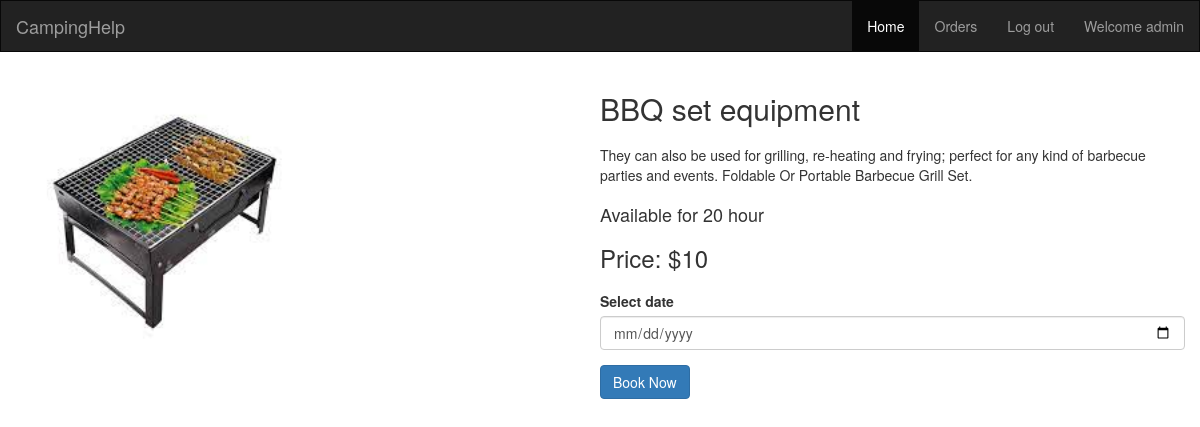
The app's page /view/product.php?id=2 (signed in) with its own data.
### tables this page shows
CREATE TABLE `products` (
  `id` int(11) NOT NULL,
  `name` varchar(100) NOT NULL,
  `description` varchar(500) NOT NULL,
  `price` int(20) NOT NULL,
  `available_time` varchar(20) NOT NULL,
  `availability` varchar(20) NOT NULL,
  `image` varchar(100) NOT NULL
);

### model/productModel.php (called while the page is built, shortened)
<?php
	function getProductById($id){
		$conn = getConnection();
		$sql = "select * from products where id='{$id}'";
		$result = mysqli_query($conn, $sql);
		$row = mysqli_fetch_assoc($result);
		return $row;
	}
?>

### view/product.php (the view, shortened to what this page needs)
<?php
    require_once "../model/productModel.php";
    $id=$_REQUEST['id'];
    $product=getProductById($id);
    $names=$product['name'];
    $description=$product['description'];
    $price=$product['price'];
    $available_time=$product['available_time'];
    $image=$product['image'];
?>
<!DOCTYPE html>
<html>
<head>
</head>
<body>
    <?php
        include('header.php');
    ?>
<section class='container'>
    <div class="row">
        <div class="column">
            <img class="product-image" src="../images/<?=$image?>" alt='product_image'>
        </div>
        <div class="column">
            <h2 class='mb'><?=$names?></h2>
            <p class='mb'><?=$description?></p>
            <h4 class='mb'>Available for <?=$available_time?></h4>
            <h3 class='mb'>Price: $<?=$price?></h3>
            <form action="../controller/book.php" method="post">
                <div class="form-group">
                    <label for="date">Select date</label>
                    <input type="date" class="form-control" name='date' required>
                </div>
                <button class="btn btn-primary" type="submit">Book Now</button>
            </form>
        </div>
    </div>
</section>
</body>
</html>

### view/product.php (style rules this page uses)
.product-image { width:300px; }
.row { display:flex; }
.column { width:50%; }
.mb { margin-bottom: 20px; }

### records on screen
products: image (picture), name "BBQ set equipment", description "They can also be used for grilling, re-heating and frying; perfect for any kind of barbecue parties and events. Foldable Or Portable Barbecue Grill Set.", available_time "20 hour", price "10"

### other values on screen
$name "admin"
